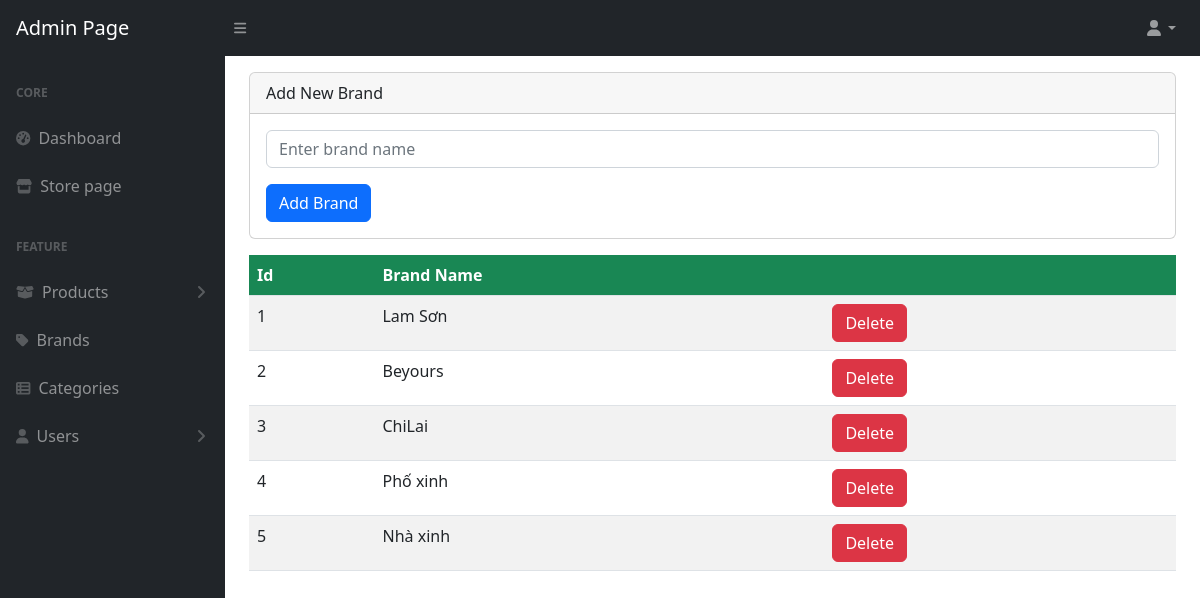
The page /Admin/brand.php (signed in) on the database its author committed.
### tables this page shows
CREATE TABLE `brand` (
  `Brand_Id` int NOT NULL,
  `Brand_Name` varchar(255) DEFAULT NULL
);

### include/Database.php (called while the page is built, shortened)
<?php
class Database {
    private $pdo;
    public function __construct() {
        $host = "localhost";
        $db = "noithat";
        $user = "Duy";
        $pass = "Duy01032003!";
        $dsn = "mysql:host=$host;dbname=$db;charset=utf8";
            $this->pdo = new PDO($dsn, $user, $pass);
    }
    public function prepareAndExecute($sql, $data = []) {
        $stmt = $this->pdo->prepare($sql);
        $stmt->execute($data);
        return $stmt;
    }
    public function getAllData($table) {
        $sql = "SELECT * FROM $table";
        $stmt = $this->prepareAndExecute($sql);
        return $stmt->fetchAll(PDO::FETCH_ASSOC);
    }
}

### Admin/brand.php (the view, shortened to what this page needs)
<?php
require_once '../include/Database.php';
$db = new Database();
$brands = $db->getAllData('brand');
$brandName = '';
require_once 'layout/headerAdmin.php';
?>
<div class="card mt-3">
    <div class="card-header">
        Add New Brand
    </div>
    <div class="card-body">
        <form method="post">
            <div class="mb-3">
                <input type="text" id="brandName" name="brandName" class="form-control" placeholder="Enter brand name" value="<?php echo htmlspecialchars($brandName); ?>">
            </div>
            <button name="addBrand" type="submit" class="btn btn-primary">Add Brand</button>
        </form>
    </div>
</div>
<table class="table table-striped mt-3">
    <thead class="bg-success text-white">
        <tr>
            <th>Id</th>
            <th>Brand Name</th>
            <th></th>
        </tr>
    </thead>
    <tbody>
        <?php foreach ($brands as $brand): ?>
            <tr>
                <td><?php echo $brand['Brand_Id']; ?></td>
                <td><?php echo $brand['Brand_Name']; ?></td>
                <td>
                    <button type="button" class="btn btn-danger delete-btn" data-bs-toggle="modal" data-bs-target="#deleteModal" data-id="<?php echo $brand['Brand_Id']; ?>" data-brand-name="<?php echo $brand['Brand_Name']; ?>">Delete</button>
                </td>
            </tr>
        <?php endforeach; ?>
    </tbody>
</table>

### rows shown on the page
brand: Brand_Id "1", Brand_Name "Lam Sơn"
brand: Brand_Id "2", Brand_Name "Beyours"
brand: Brand_Id "3", Brand_Name "ChiLai"
brand: Brand_Id "4", Brand_Name "Phố xinh"
brand: Brand_Id "5", Brand_Name "Nhà xinh"
